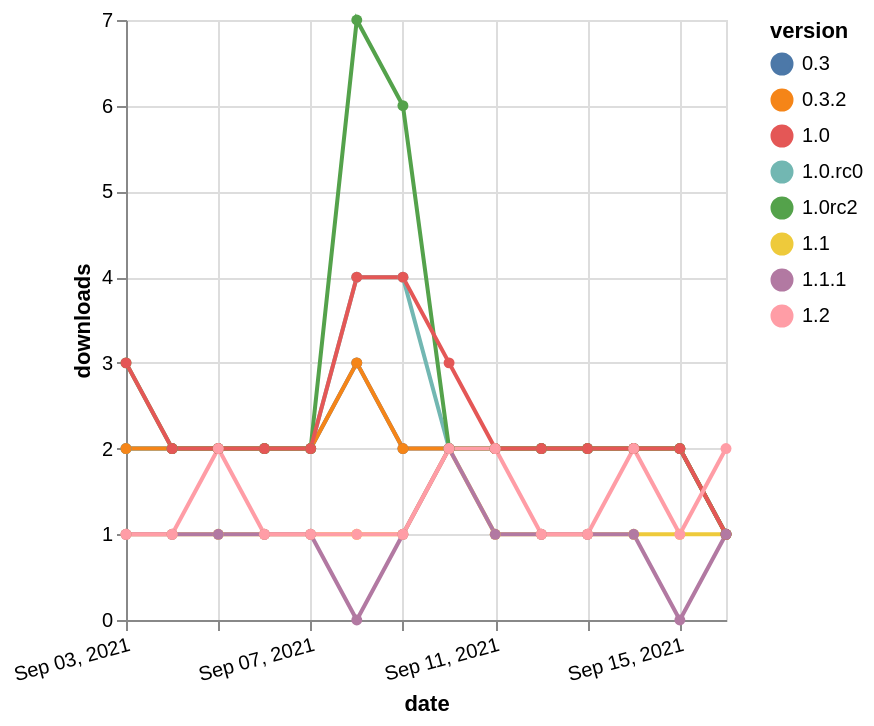

Write the Vega-Lite specification saved for this chart.
### Vega-Lite specification from a JSON file in a GitHub repository (floating-point values rounded to 4 significant figures)
{"$schema": "https://vega.github.io/schema/vega-lite/v5.json", "description": "A simple bar chart with embedded data.", "data": {"values": [{"date": "2021-09-03", "total": 2591, "delta": 2, "version": "0.3"}, {"date": "2021-09-04", "total": 2593, "delta": 2, "version": "0.3"}, {"date": "2021-09-05", "total": 2595, "delta": 2, "version": "0.3"}, {"date": "2021-09-06", "total": 2597, "delta": 2, "version": "0.3"}, {"date": "2021-09-07", "total": 2599, "delta": 2, "version": "0.3"}, {"date": "2021-09-08", "total": 2602, "delta": 3, "version": "0.3"}, {"date": "2021-09-09", "total": 2604, "delta": 2, "version": "0.3"}, {"date": "2021-09-10", "total": 2606, "delta": 2, "version": "0.3"}, {"date": "2021-09-11", "total": 2608, "delta": 2, "version": "0.3"}, {"date": "2021-09-12", "total": 2610, "delta": 2, "version": "0.3"}, {"date": "2021-09-13", "total": 2612, "delta": 2, "version": "0.3"}, {"date": "2021-09-14", "total": 2614, "delta": 2, "version": "0.3"}, {"date": "2021-09-15", "total": 2616, "delta": 2, "version": "0.3"}, {"date": "2021-09-16", "total": 2617, "delta": 1, "version": "0.3"}, {"date": "2021-09-03", "total": 2605, "delta": 2, "version": "1.0.rc0"}, {"date": "2021-09-04", "total": 2607, "delta": 2, "version": "1.0.rc0"}, {"date": "2021-09-05", "total": 2609, "delta": 2, "version": "1.0.rc0"}, {"date": "2021-09-06", "total": 2611, "delta": 2, "version": "1.0.rc0"}, {"date": "2021-09-07", "total": 2613, "delta": 2, "version": "1.0.rc0"}, {"date": "2021-09-08", "total": 2617, "delta": 4, "version": "1.0.rc0"}, {"date": "2021-09-09", "total": 2621, "delta": 4, "version": "1.0.rc0"}, {"date": "2021-09-10", "total": 2623, "delta": 2, "version": "1.0.rc0"}, {"date": "2021-09-11", "total": 2625, "delta": 2, "version": "1.0.rc0"}, {"date": "2021-09-12", "total": 2627, "delta": 2, "version": "1.0.rc0"}, {"date": "2021-09-13", "total": 2629, "delta": 2, "version": "1.0.rc0"}, {"date": "2021-09-14", "total": 2631, "delta": 2, "version": "1.0.rc0"}, {"date": "2021-09-15", "total": 2633, "delta": 2, "version": "1.0.rc0"}, {"date": "2021-09-16", "total": 2634, "delta": 1, "version": "1.0.rc0"}, {"date": "2021-09-03", "total": 166, "delta": 1, "version": "1.1"}, {"date": "2021-09-04", "total": 167, "delta": 1, "version": "1.1"}, {"date": "2021-09-05", "total": 168, "delta": 1, "version": "1.1"}, {"date": "2021-09-06", "total": 169, "delta": 1, "version": "1.1"}, {"date": "2021-09-07", "total": 170, "delta": 1, "version": "1.1"}, {"date": "2021-09-08", "total": 171, "delta": 1, "version": "1.1"}, {"date": "2021-09-09", "total": 172, "delta": 1, "version": "1.1"}, {"date": "2021-09-10", "total": 174, "delta": 2, "version": "1.1"}, {"date": "2021-09-11", "total": 175, "delta": 1, "version": "1.1"}, {"date": "2021-09-12", "total": 176, "delta": 1, "version": "1.1"}, {"date": "2021-09-13", "total": 177, "delta": 1, "version": "1.1"}, {"date": "2021-09-14", "total": 178, "delta": 1, "version": "1.1"}, {"date": "2021-09-15", "total": 179, "delta": 1, "version": "1.1"}, {"date": "2021-09-16", "total": 180, "delta": 1, "version": "1.1"}, {"date": "2021-09-03", "total": 2371, "delta": 2, "version": "0.3.2"}, {"date": "2021-09-04", "total": 2373, "delta": 2, "version": "0.3.2"}, {"date": "2021-09-05", "total": 2375, "delta": 2, "version": "0.3.2"}, {"date": "2021-09-06", "total": 2377, "delta": 2, "version": "0.3.2"}, {"date": "2021-09-07", "total": 2379, "delta": 2, "version": "0.3.2"}, {"date": "2021-09-08", "total": 2382, "delta": 3, "version": "0.3.2"}, {"date": "2021-09-09", "total": 2384, "delta": 2, "version": "0.3.2"}, {"date": "2021-09-10", "total": 2386, "delta": 2, "version": "0.3.2"}, {"date": "2021-09-11", "total": 2388, "delta": 2, "version": "0.3.2"}, {"date": "2021-09-12", "total": 2390, "delta": 2, "version": "0.3.2"}, {"date": "2021-09-13", "total": 2392, "delta": 2, "version": "0.3.2"}, {"date": "2021-09-14", "total": 2394, "delta": 2, "version": "0.3.2"}, {"date": "2021-09-15", "total": 2396, "delta": 2, "version": "0.3.2"}, {"date": "2021-09-16", "total": 2397, "delta": 1, "version": "0.3.2"}, {"date": "2021-09-03", "total": 2884, "delta": 3, "version": "1.0rc2"}, {"date": "2021-09-04", "total": 2886, "delta": 2, "version": "1.0rc2"}, {"date": "2021-09-05", "total": 2888, "delta": 2, "version": "1.0rc2"}, {"date": "2021-09-06", "total": 2890, "delta": 2, "version": "1.0rc2"}, {"date": "2021-09-07", "total": 2892, "delta": 2, "version": "1.0rc2"}, {"date": "2021-09-08", "total": 2899, "delta": 7, "version": "1.0rc2"}, {"date": "2021-09-09", "total": 2905, "delta": 6, "version": "1.0rc2"}, {"date": "2021-09-10", "total": 2907, "delta": 2, "version": "1.0rc2"}, {"date": "2021-09-11", "total": 2909, "delta": 2, "version": "1.0rc2"}, {"date": "2021-09-12", "total": 2911, "delta": 2, "version": "1.0rc2"}, {"date": "2021-09-13", "total": 2913, "delta": 2, "version": "1.0rc2"}, {"date": "2021-09-14", "total": 2915, "delta": 2, "version": "1.0rc2"}, {"date": "2021-09-15", "total": 2917, "delta": 2, "version": "1.0rc2"}, {"date": "2021-09-16", "total": 2918, "delta": 1, "version": "1.0rc2"}, {"date": "2021-09-03", "total": 2914, "delta": 3, "version": "1.0"}, {"date": "2021-09-04", "total": 2916, "delta": 2, "version": "1.0"}, {"date": "2021-09-05", "total": 2918, "delta": 2, "version": "1.0"}, {"date": "2021-09-06", "total": 2920, "delta": 2, "version": "1.0"}, {"date": "2021-09-07", "total": 2922, "delta": 2, "version": "1.0"}, {"date": "2021-09-08", "total": 2926, "delta": 4, "version": "1.0"}, {"date": "2021-09-09", "total": 2930, "delta": 4, "version": "1.0"}, {"date": "2021-09-10", "total": 2933, "delta": 3, "version": "1.0"}, {"date": "2021-09-11", "total": 2935, "delta": 2, "version": "1.0"}, {"date": "2021-09-12", "total": 2937, "delta": 2, "version": "1.0"}, {"date": "2021-09-13", "total": 2939, "delta": 2, "version": "1.0"}, {"date": "2021-09-14", "total": 2941, "delta": 2, "version": "1.0"}, {"date": "2021-09-15", "total": 2943, "delta": 2, "version": "1.0"}, {"date": "2021-09-16", "total": 2944, "delta": 1, "version": "1.0"}, {"date": "2021-09-03", "total": 176, "delta": 1, "version": "1.1.1"}, {"date": "2021-09-04", "total": 177, "delta": 1, "version": "1.1.1"}, {"date": "2021-09-05", "total": 178, "delta": 1, "version": "1.1.1"}, {"date": "2021-09-06", "total": 179, "delta": 1, "version": "1.1.1"}, {"date": "2021-09-07", "total": 180, "delta": 1, "version": "1.1.1"}, {"date": "2021-09-08", "total": 180, "delta": 0, "version": "1.1.1"}, {"date": "2021-09-09", "total": 181, "delta": 1, "version": "1.1.1"}, {"date": "2021-09-10", "total": 183, "delta": 2, "version": "1.1.1"}, {"date": "2021-09-11", "total": 184, "delta": 1, "version": "1.1.1"}, {"date": "2021-09-12", "total": 185, "delta": 1, "version": "1.1.1"}, {"date": "2021-09-13", "total": 186, "delta": 1, "version": "1.1.1"}, {"date": "2021-09-14", "total": 187, "delta": 1, "version": "1.1.1"}, {"date": "2021-09-15", "total": 187, "delta": 0, "version": "1.1.1"}, {"date": "2021-09-16", "total": 188, "delta": 1, "version": "1.1.1"}, {"date": "2021-09-03", "total": 269, "delta": 1, "version": "1.2"}, {"date": "2021-09-04", "total": 270, "delta": 1, "version": "1.2"}, {"date": "2021-09-05", "total": 272, "delta": 2, "version": "1.2"}, {"date": "2021-09-06", "total": 273, "delta": 1, "version": "1.2"}, {"date": "2021-09-07", "total": 274, "delta": 1, "version": "1.2"}, {"date": "2021-09-08", "total": 275, "delta": 1, "version": "1.2"}, {"date": "2021-09-09", "total": 276, "delta": 1, "version": "1.2"}, {"date": "2021-09-10", "total": 278, "delta": 2, "version": "1.2"}, {"date": "2021-09-11", "total": 280, "delta": 2, "version": "1.2"}, {"date": "2021-09-12", "total": 281, "delta": 1, "version": "1.2"}, {"date": "2021-09-13", "total": 282, "delta": 1, "version": "1.2"}, {"date": "2021-09-14", "total": 284, "delta": 2, "version": "1.2"}, {"date": "2021-09-15", "total": 285, "delta": 1, "version": "1.2"}, {"date": "2021-09-16", "total": 287, "delta": 2, "version": "1.2"}]}, "width": "container", "mark": {"type": "line", "point": {"filled": true}}, "encoding": {"x": {"field": "date", "type": "temporal", "timeUnit": "yearmonthdate", "title": "date", "axis": {"labelAngle": -15}}, "y": {"field": "delta", "type": "quantitative", "title": "downloads"}, "color": {"field": "version", "type": "nominal"}, "tooltip": {"field": "delta"}}}
